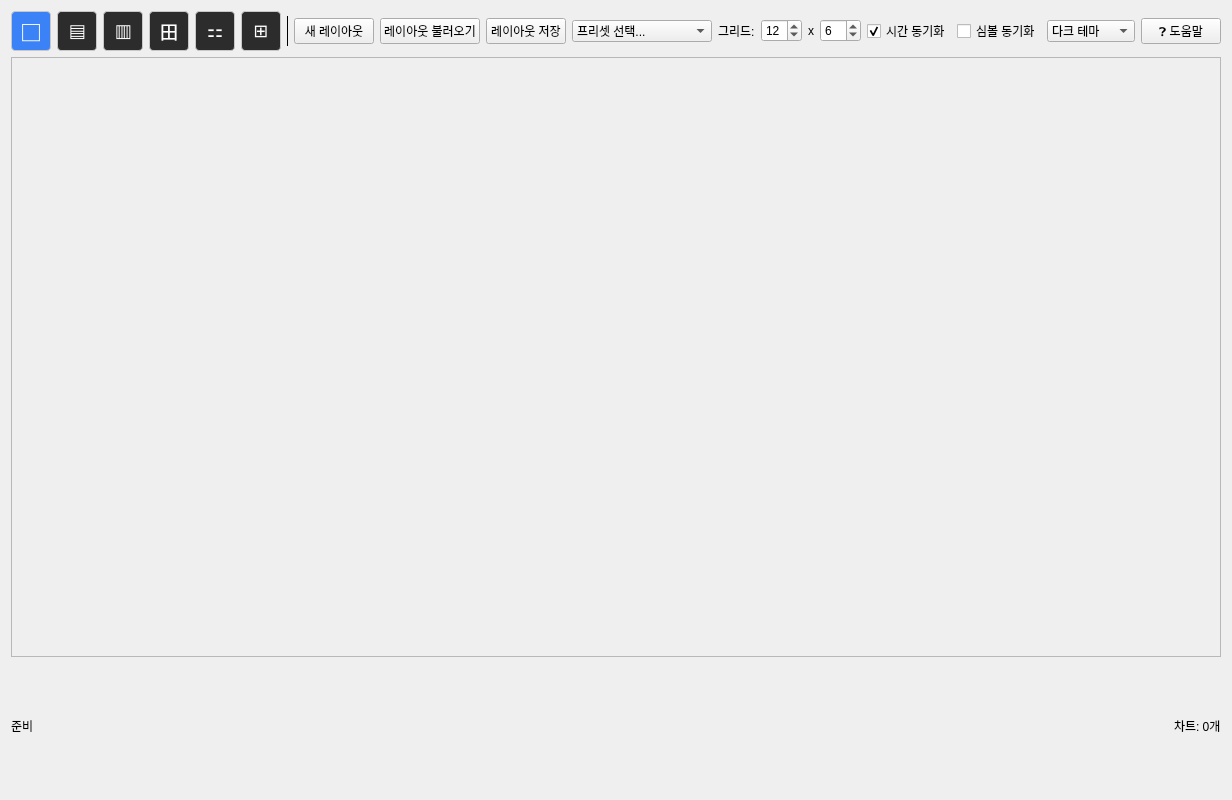
<?xml version="1.0" encoding="UTF-8"?>
<ui version="4.0">
 <class>MultiChartDialog</class>
 <widget class="QWidget" name="MultiChartDialog">
  <property name="geometry">
   <rect>
    <x>0</x>
    <y>0</y>
    <width>1200</width>
    <height>800</height>
   </rect>
  </property>
  <property name="windowTitle">
   <string>멀티차트 레이아웃</string>
  </property>
  <layout class="QVBoxLayout" name="verticalLayout">
   <item>
    <layout class="QHBoxLayout" name="toolbarLayout">
     <!-- Layout Icon Buttons (6 types) -->
     <item>
      <widget class="QPushButton" name="btn_layout_1x1">
       <property name="minimumSize">
        <size>
         <width>40</width>
         <height>40</height>
        </size>
       </property>
       <property name="maximumSize">
        <size>
         <width>40</width>
         <height>40</height>
        </size>
       </property>
       <property name="text">
        <string>⬜</string>
       </property>
       <property name="toolTip">
        <string>1x1 (전체 화면)</string>
       </property>
       <property name="styleSheet">
        <string notr="true">QPushButton { border:1px solid #c8c8c8; background:#3b82f6; color:#ffffff; border-radius:4px; font-size:18px; } QPushButton:hover { background:#2563eb; }</string>
       </property>
      </widget>
     </item>
     <item>
      <widget class="QPushButton" name="btn_layout_2x1">
       <property name="minimumSize">
        <size>
         <width>40</width>
         <height>40</height>
        </size>
       </property>
       <property name="maximumSize">
        <size>
         <width>40</width>
         <height>40</height>
        </size>
       </property>
       <property name="text">
        <string>▤</string>
       </property>
       <property name="toolTip">
        <string>2x1 (가로 2분할)</string>
       </property>
       <property name="styleSheet">
        <string notr="true">QPushButton { border:1px solid #c8c8c8; background:#2c2c2c; color:#ffffff; border-radius:4px; font-size:18px; } QPushButton:hover { background:#2563eb; }</string>
       </property>
      </widget>
     </item>
     <item>
      <widget class="QPushButton" name="btn_layout_1x2">
       <property name="minimumSize">
        <size>
         <width>40</width>
         <height>40</height>
        </size>
       </property>
       <property name="maximumSize">
        <size>
         <width>40</width>
         <height>40</height>
        </size>
       </property>
       <property name="text">
        <string>▥</string>
       </property>
       <property name="toolTip">
        <string>1x2 (세로 2분할)</string>
       </property>
       <property name="styleSheet">
        <string notr="true">QPushButton { border:1px solid #c8c8c8; background:#2c2c2c; color:#ffffff; border-radius:4px; font-size:18px; } QPushButton:hover { background:#2563eb; }</string>
       </property>
      </widget>
     </item>
     <item>
      <widget class="QPushButton" name="btn_layout_2x2">
       <property name="minimumSize">
        <size>
         <width>40</width>
         <height>40</height>
        </size>
       </property>
       <property name="maximumSize">
        <size>
         <width>40</width>
         <height>40</height>
        </size>
       </property>
       <property name="text">
        <string>田</string>
       </property>
       <property name="toolTip">
        <string>2x2 (4개 그리드)</string>
       </property>
       <property name="styleSheet">
        <string notr="true">QPushButton { border:1px solid #c8c8c8; background:#2c2c2c; color:#ffffff; border-radius:4px; font-size:18px; } QPushButton:hover { background:#2563eb; }</string>
       </property>
      </widget>
     </item>
     <item>
      <widget class="QPushButton" name="btn_layout_3x2">
       <property name="minimumSize">
        <size>
         <width>40</width>
         <height>40</height>
        </size>
       </property>
       <property name="maximumSize">
        <size>
         <width>40</width>
         <height>40</height>
        </size>
       </property>
       <property name="text">
        <string>⚏</string>
       </property>
       <property name="toolTip">
        <string>3x2 (6개 그리드)</string>
       </property>
       <property name="styleSheet">
        <string notr="true">QPushButton { border:1px solid #c8c8c8; background:#2c2c2c; color:#ffffff; border-radius:4px; font-size:18px; } QPushButton:hover { background:#2563eb; }</string>
       </property>
      </widget>
     </item>
     <item>
      <widget class="QPushButton" name="btn_layout_4x4">
       <property name="minimumSize">
        <size>
         <width>40</width>
         <height>40</height>
        </size>
       </property>
       <property name="maximumSize">
        <size>
         <width>40</width>
         <height>40</height>
        </size>
       </property>
       <property name="text">
        <string>⊞</string>
       </property>
       <property name="toolTip">
        <string>4x4 (16개 그리드)</string>
       </property>
       <property name="styleSheet">
        <string notr="true">QPushButton { border:1px solid #c8c8c8; background:#2c2c2c; color:#ffffff; border-radius:4px; font-size:18px; } QPushButton:hover { background:#2563eb; }</string>
       </property>
      </widget>
     </item>
     <item>
      <widget class="QFrame" name="separator1">
       <property name="minimumSize">
        <size>
         <width>1</width>
         <height>30</height>
        </size>
       </property>
       <property name="maximumSize">
        <size>
         <width>1</width>
         <height>30</height>
        </size>
       </property>
       <property name="styleSheet">
        <string notr="true">background-color: #c8c8c8;</string>
       </property>
       <property name="frameShape">
        <enum>QFrame::VLine</enum>
       </property>
      </widget>
     </item>
     <item>
      <widget class="QPushButton" name="btnNewLayout">
       <property name="text">
        <string>새 레이아웃</string>
       </property>
      </widget>
     </item>
     <item>
      <widget class="QPushButton" name="btnLoadLayout">
       <property name="text">
        <string>레이아웃 불러오기</string>
       </property>
      </widget>
     </item>
     <item>
      <widget class="QPushButton" name="btnSaveLayout">
       <property name="text">
        <string>레이아웃 저장</string>
       </property>
      </widget>
     </item>
     <item>
      <widget class="QComboBox" name="comboPresets">
       <property name="minimumWidth">
        <number>150</number>
       </property>
       <item>
        <property name="text">
         <string>프리셋 선택...</string>
        </property>
       </item>
       <item>
        <property name="text">
         <string>Single Chart</string>
        </property>
       </item>
       <item>
        <property name="text">
         <string>Dual Timeframe</string>
        </property>
       </item>
       <item>
        <property name="text">
         <string>Quad Chart (2x2)</string>
        </property>
       </item>
       <item>
        <property name="text">
         <string>Symbol Comparison</string>
        </property>
       </item>
       <item>
        <property name="text">
         <string>Analysis Workspace</string>
        </property>
       </item>
      </widget>
     </item>
     <item>
      <widget class="QLabel" name="labelGrid">
       <property name="text">
        <string>그리드:</string>
       </property>
      </widget>
     </item>
     <item>
      <widget class="QSpinBox" name="spinGridCols">
       <property name="minimum">
        <number>1</number>
       </property>
       <property name="maximum">
        <number>16</number>
       </property>
       <property name="value">
        <number>12</number>
       </property>
      </widget>
     </item>
     <item>
      <widget class="QLabel" name="labelX">
       <property name="text">
        <string>x</string>
       </property>
      </widget>
     </item>
     <item>
      <widget class="QSpinBox" name="spinGridRows">
       <property name="minimum">
        <number>1</number>
       </property>
       <property name="maximum">
        <number>12</number>
       </property>
       <property name="value">
        <number>6</number>
       </property>
      </widget>
     </item>
     <item>
      <spacer name="horizontalSpacer">
       <property name="orientation">
        <enum>Qt::Horizontal</enum>
       </property>
       <property name="sizeHint" stdset="0">
        <size>
         <width>40</width>
         <height>20</height>
        </size>
       </property>
      </spacer>
     </item>
     <item>
      <widget class="QCheckBox" name="chkSyncTime">
       <property name="text">
        <string>시간 동기화</string>
       </property>
       <property name="checked">
        <bool>true</bool>
       </property>
      </widget>
     </item>
     <item>
      <widget class="QCheckBox" name="chkSyncSymbol">
       <property name="text">
        <string>심볼 동기화</string>
       </property>
      </widget>
     </item>
     <item>
      <widget class="QComboBox" name="comboTheme">
       <property name="minimumWidth">
        <number>100</number>
       </property>
       <item>
        <property name="text">
         <string>다크 테마</string>
        </property>
       </item>
       <item>
        <property name="text">
         <string>라이트 테마</string>
        </property>
       </item>
      </widget>
     </item>
     <item>
      <widget class="QPushButton" name="btnHelp">
       <property name="text">
        <string>❓ 도움말</string>
       </property>
      </widget>
     </item>
    </layout>
   </item>
   <item>
    <widget class="QFrame" name="gridContainer">
     <property name="minimumSize">
      <size>
       <width>1000</width>
       <height>600</height>
      </size>
     </property>
     <property name="frameShape">
      <enum>QFrame::StyledPanel</enum>
     </property>
     <property name="frameShadow">
      <enum>QFrame::Raised</enum>
     </property>
    </widget>
   </item>
   <item>
    <layout class="QHBoxLayout" name="statusLayout">
     <item>
      <widget class="QLabel" name="labelStatus">
       <property name="text">
        <string>준비</string>
       </property>
      </widget>
     </item>
     <item>
      <spacer name="horizontalSpacer_2">
       <property name="orientation">
        <enum>Qt::Horizontal</enum>
       </property>
       <property name="sizeHint" stdset="0">
        <size>
         <width>40</width>
         <height>20</height>
        </size>
       </property>
      </spacer>
     </item>
     <item>
      <widget class="QLabel" name="labelChartCount">
       <property name="text">
        <string>차트: 0개</string>
       </property>
      </widget>
     </item>
    </layout>
   </item>
  </layout>
 </widget>
 <resources/>
 <connections/>
</ui>
